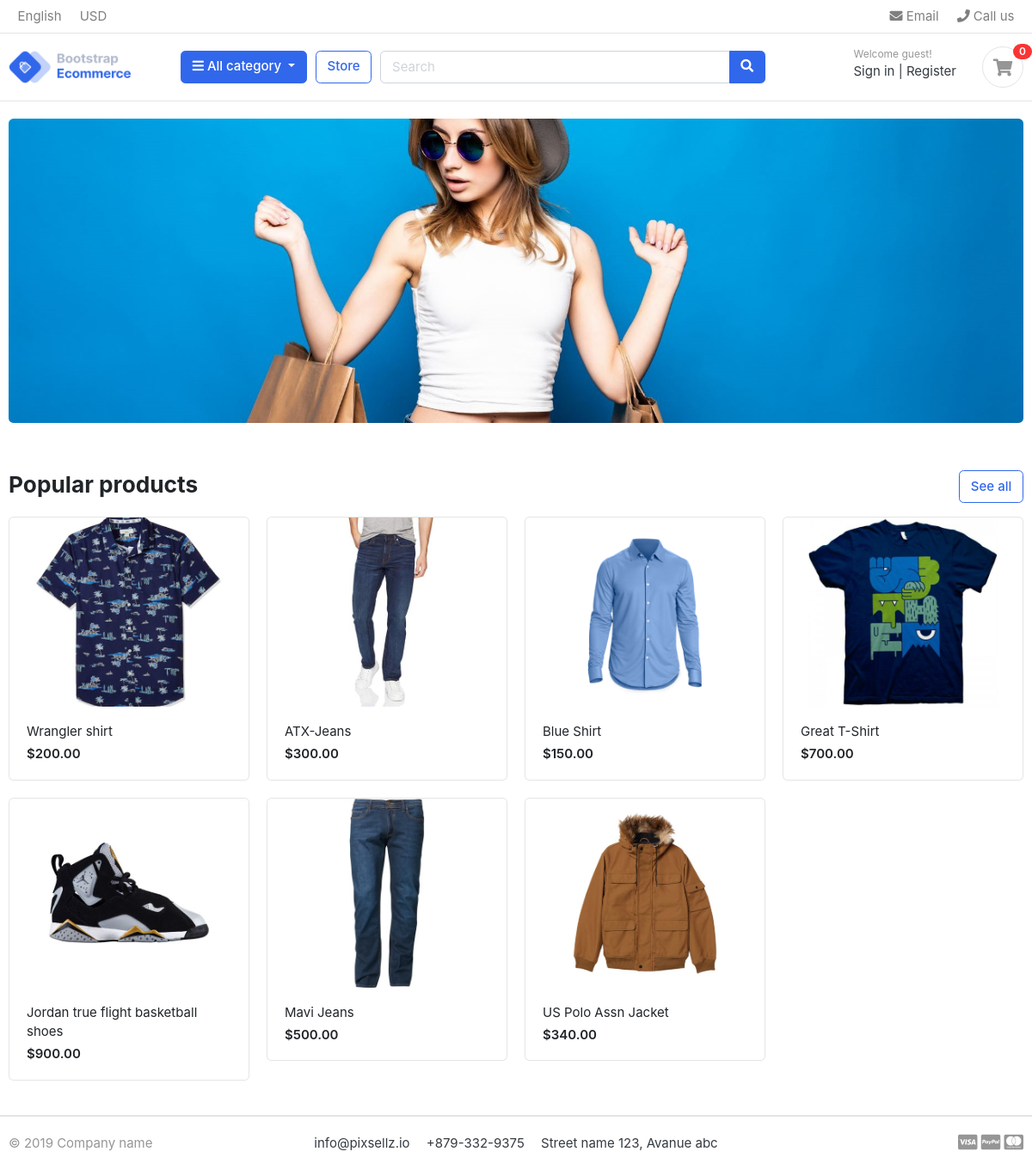
The page / on the database its author committed.
### store/models.py (models this page shows, shortened)
class Product(BaseModel):
    product_name = models.CharField(max_length = 50, unique = True)
    slug = models.SlugField(max_length = 50, unique = True)
    description = models.TextField(blank = True)
    price = models.PositiveBigIntegerField()
    image = models.ImageField(upload_to='photos/product')
    stock = models.PositiveBigIntegerField()
    is_available = models.BooleanField(default = False)
    category = models.ForeignKey(Category, on_delete = models.CASCADE)
    class Meta:
        verbose_name = 'Product'
        verbose_name_plural = 'Products'
    def get_url(self):
        return reverse('store:detail', args=[self.category.slug, self.slug])

### config/views.py (the view)
# urls.py: path('', views.index, name = 'home'),
def index(request):
    products = Product.objects.filter(is_available = True)
    context = {
        'products':products
    }
    return render(request, 'home.html', context)

### category/context_processors.py (called while the page is built)
def menu_links(request):
    categories = Category.objects.all()
    return {'categories':categories}

### category/models.py (called while the page is built)
    def get_url(self):
        return reverse('store:products_by_category', args=[self.slug])

### templates/home.html (shortened to what this page needs)
{% extends 'base.html' %}
{% load static %}
{% block content %}
<section class="section-intro padding-y-sm">
    <div class="container">
    <div class="intro-banner-wrap">
        <img src="{% static 'images/banners/cover.jpg' %}" class="img-fluid rounded">
    </div>
    </div>
    </section>
    <section class="section-name padding-y-sm">
    <div class="container">
    <header class="section-heading">
        <a href="./store.html" class="btn btn-outline-primary float-right">See all</a>
        <h3 class="section-title">Popular products</h3>
    </header>
    <div class="row">
        {% for product in products %}
        <div class="col-md-3">
            <div class="card card-product-grid">
                <a href="./product-detail.html" class="img-wrap"> <img src="{{ product.image.url }}"> </a>
                <figcaption class="info-wrap">
                    <a href="{{ product.get_url }}" class="title">{{ product.product_name }} </a>
                    <div class="price mt-1">${{ product.price }}.00</div>
                </figcaption>
            </div>
        </div>
        {% endfor %}
    </div>
    </div>
    </section>
{% endblock %}

### static/css/ui.css (style rules this page uses)
html { font-family: "Inter", sans-serif; font-size: 15px; }
.img-wrap { text-align: center; display: block; }
.img-wrap img { max-width: 100%; }
.padding-y-sm { padding-top: 20px; padding-bottom: 20px; }
.section-heading { margin-bottom: 20px; margin-top: 15px; }
.section-title { color: #212529; }
[class*=card-product] a.title { color: #212529; display: block; }
[class*=card-product] .img-wrap { overflow: hidden; position: relative; }
[class*=card-product] .img-wrap img { height: 100%; max-width: 100%; width: auto; display: inline-block; -o-object-fit: cover; object-fit: cover; }
.card-product-grid { margin-bottom: 20px; }
.card-product-grid .img-wrap { border-radius: 0.2rem 0.2rem 0 0; height: 220px; }
.card-product-grid .info-wrap { overflow: hidden; padding: 18px 20px; }
.card .img-wrap { overflow: hidden; }
.price { font-weight: 600; color: #212529; }

### rows shown on the page
Product: image (picture), product_name "Wrangler shirt", price "200"
Product: image (picture), product_name "ATX-Jeans", price "300"
Product: image (picture), product_name "Blue Shirt", price "150"
Product: image (picture), product_name "Great T-Shirt", price "700"
Product: image (picture), product_name "Jordan true flight basketball shoes", price "900"
Product: image (picture), product_name "Mavi Jeans", price "500"
Product: image (picture), product_name "US Polo Assn Jacket", price "340"
